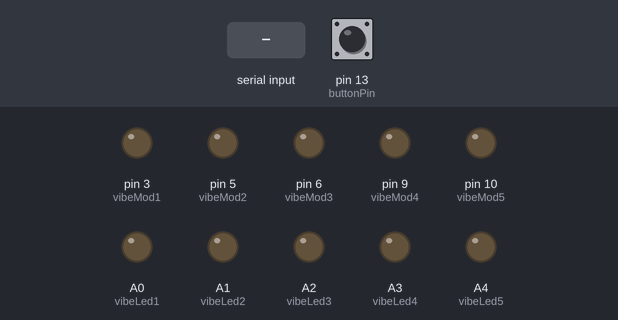
The sketch below on a simulated Arduino Uno, built with avr-gcc and run on an emulated ATmega328P. Parts: output pins drawn as LEDs (lit = HIGH). Inputs (shaded band) come from the test bench; at power-on: pin 13 (buttonPin) HIGH.

Above: at 1.2 s.
1.3 s: byte 90 received over Serial
At 2.1 s:
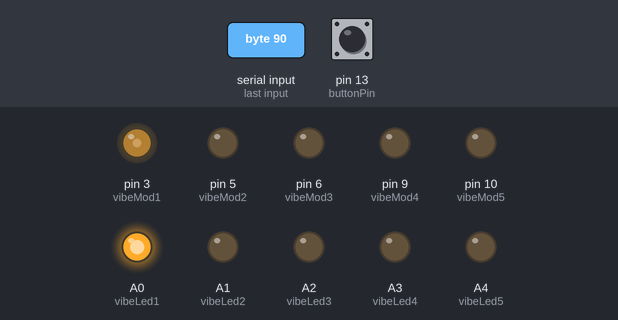
2.8 s: byte 120 received over Serial
At 3.2 s:
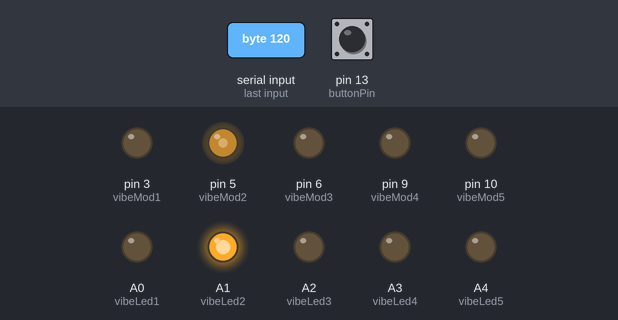
Timing chart, 0 to 5.8 s (numbered marks = the images above; inputs shaded):
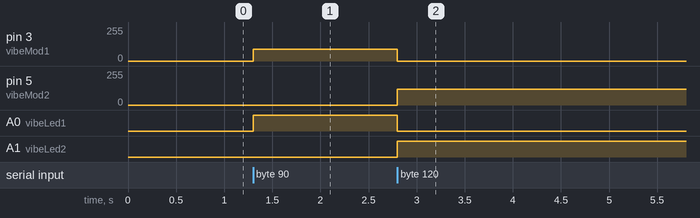

The sketch:

arduino.ino
```cpp
//list of variables that are asigned to what pin they are on the arduino board

int vibeMod1 = 3;
int vibeMod2 = 5;
int vibeMod3 = 6;
int vibeMod4 = 9;
int vibeMod5 = 10;

int vibeLed1 = A0;
int vibeLed2 = A1;
int vibeLed3 = A2;
int vibeLed4 = A3;
int vibeLed5 = A4;

//these variables are setting the minimum sound level for the next finger on the glove to start. These values will be used to ccreate if statments

int finger1Min = 65;
int finger2Min = 100;
int finger3Min = 135;
int finger4Min = 180;
int finger5Min = 220;
int maxVibe = 250; // The max value for the vibration modules is 255
const int buttonPin = 13;

int buttonState = HIGH; //creating the varible button state and putting it to max voltage
int lastButtonState = HIGH; // making the variable last button state and putting it to mak voltage
int outputState = 1;  //the varible outputState to 1


void setup() {

 pinMode(buttonPin, INPUT_PULLUP); //this is the analog switch. I am not making use of the x and y axis as I just need the button function

  //declaring the pinmodes of the LEDs and vibration modules as OUTPUTS
  pinMode(vibeMod1, OUTPUT);
  pinMode(vibeMod2, OUTPUT);
  pinMode(vibeMod3, OUTPUT);
  pinMode(vibeMod4, OUTPUT);
  pinMode(vibeMod5, OUTPUT);

  pinMode(vibeLed1, OUTPUT);
  pinMode(vibeLed2, OUTPUT);
  pinMode(vibeLed3, OUTPUT);
  pinMode(vibeLed4, OUTPUT);
  pinMode(vibeLed5, OUTPUT);

  Serial.begin(9600);//initiating serial connection through serial port, at a bit rate of 9600 per second

}

void loop() {

  //this section is for sending data to p5js from arduino IDE

 buttonState = digitalRead(buttonPin); //read and get the value of the buttonPin and assigning it to the variable button state
  if (buttonState != lastButtonState) { //see if the button state has chnaged compared to the last button state
    if (buttonState == LOW) {  // see if the switch has been pushed down
      outputState++; // add one to the output state value
      if (outputState > 10) {  // if the output state value is more than 10 reset the output state to 1
        outputState = 1;
      }
      Serial.println(outputState); //printing the output state value through the serial port and into p5js
      delay(200);   // i noticed that with each press the output state value was jumping multiple incrimants and a delat fixed it
    }
    lastButtonState = buttonState;   //change the last button state to equal button state ready for the next loop
  }

  //this section is receiving data from p5js to arduino IDE

 if (Serial.available() > 0) { //if the value from p5js sending data successfully

   int vibeLvl = Serial.read(); // the varible vibe level is equal to the value being sent from p5js (the music volume (vibeOutput))

   //here is an if statement for each finger that is based on the finger minimum values and vibeLvl to determine which finger is activated on the glove

    if (vibeLvl > finger1Min && vibeLvl < finger2Min || vibeLvl == finger1Min ) {

    digitalWrite(vibeLed1, HIGH); //if the conditions are met, the LED is on
    analogWrite(vibeMod1, vibeLvl); //if the conditions are met, the vibration modules intensity is determined by the vibeLvl(music volume). This means the intensity chnages depending on the music volume
    } else { //if conditions arnt met then turn both LED nad vibration off

    digitalWrite(vibeLed1, LOW);
    analogWrite(vibeMod1, 0);

    }


  if (vibeLvl > finger2Min  && vibeLvl < finger3Min || vibeLvl == finger2Min) {

    digitalWrite(vibeLed2, HIGH);
    analogWrite(vibeMod2, vibeLvl);
    } else {

    digitalWrite(vibeLed2, LOW);
    analogWrite(vibeMod2, 0);

    }


    if (vibeLvl > finger3Min && vibeLvl < finger4Min || vibeLvl == finger3Min ) {

    digitalWrite(vibeLed3, HIGH);
    analogWrite(vibeMod3, vibeLvl);
    } else {

    digitalWrite(vibeLed3, LOW);
    analogWrite(vibeMod3, 0);

    }


    if (vibeLvl > finger4Min && vibeLvl < finger5Min|| vibeLvl == finger4Min ) {

    digitalWrite(vibeLed4, HIGH);
    analogWrite(vibeMod4, vibeLvl);
    } else {

    digitalWrite(vibeLed4, LOW);
    analogWrite(vibeMod4, 0);

    }


    if (vibeLvl > finger5Min || vibeLvl == finger5Min && vibeLvl < maxVibe) {

int vibeLvl = Serial.read();
    digitalWrite(vibeLed5, HIGH);
    analogWrite(vibeMod5, vibeLvl);

    } else {

    digitalWrite(vibeLed5, LOW);
    analogWrite(vibeMod5, 0);

    }
  }
}
```

Measured:
- after the input at 1.3 s, pin 3 (vibeMod1): 0/255 → 90/255 at once; A0 (vibeLed1): LOW → HIGH at once
- after the input at 2.8 s, pin 3 (vibeMod1): 90/255 → 0/255 at once; pin 5 (vibeMod2): 0/255 → 120/255 at once; A0 (vibeLed1): HIGH → LOW at once; A1 (vibeLed2): LOW → HIGH at once
